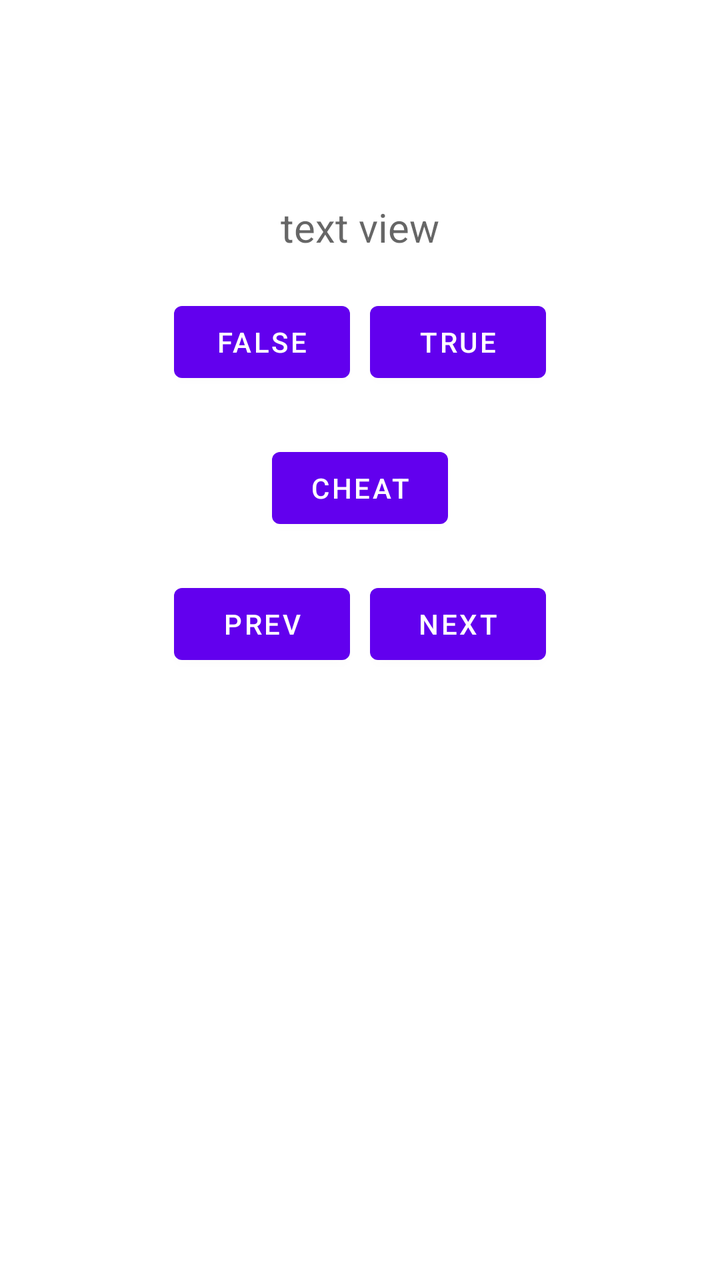
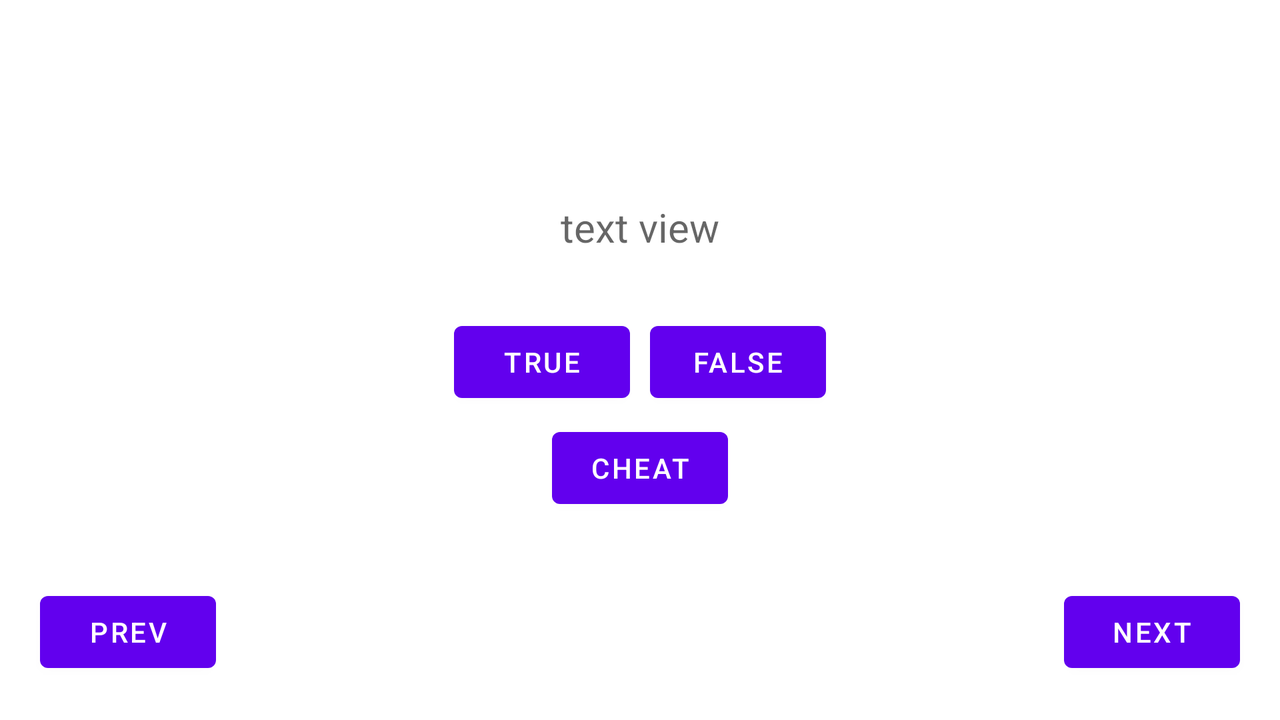

One screen, two layout resources from the same app: the default and the repository's alternative for another configuration. Each is rendered where Android would select it; the XML of both is given below.
<!-- AndroidManifest.xml: application theme Theme.Q1_refactor -->
<!-- res/layout/fragment_main.xml -->
<?xml version="1.0" encoding="utf-8"?>
<androidx.constraintlayout.widget.ConstraintLayout xmlns:android="http://schemas.android.com/apk/res/android"
    android:layout_width="match_parent"
    android:layout_height="match_parent"
    xmlns:app="http://schemas.android.com/apk/res-auto">

    <TextView
        android:layout_width="match_parent"
        android:layout_height="wrap_content"
        app:layout_constraintTop_toTopOf="parent"
        android:layout_marginTop="100dp"
        android:hint="text view"
        android:textAlignment="center"
        android:id="@+id/tv_quesion_main"
        android:textSize="20sp"/>

    <Button
        android:layout_width="wrap_content"
        android:layout_height="wrap_content"
        app:layout_constraintTop_toBottomOf="@id/tv_quesion_main"
        app:layout_constraintStart_toStartOf="parent"
        app:layout_constraintEnd_toStartOf="@id/btn_true"
        android:id="@+id/btn_false"
        android:text="False"
        app:layout_constraintHorizontal_chainStyle="packed"
        android:layout_marginRight="5dp"
        android:layout_marginTop="20dp"/>

    <Button
        android:layout_width="wrap_content"
        android:layout_height="wrap_content"
        app:layout_constraintTop_toBottomOf="@id/tv_quesion_main"
        app:layout_constraintEnd_toEndOf="parent"
        app:layout_constraintStart_toEndOf="@id/btn_false"
        android:id="@+id/btn_true"
        android:text="True"
        android:layout_marginLeft="5dp"
        android:layout_marginTop="20dp"/>

    <Button
        android:layout_width="wrap_content"
        android:layout_height="wrap_content"
        app:layout_constraintStart_toStartOf="parent"
        app:layout_constraintEnd_toEndOf="parent"
        app:layout_constraintTop_toBottomOf="@id/btn_true"
        android:layout_marginTop="25dp"
        android:text="Cheat"
        android:id="@+id/btn_cheat" />

    <Button
        android:layout_width="wrap_content"
        android:layout_height="wrap_content"
        app:layout_constraintTop_toBottomOf="@id/btn_cheat"
        app:layout_constraintStart_toStartOf="parent"
        app:layout_constraintEnd_toStartOf="@id/btn_next"
        android:id="@+id/btn_prev"
        android:text="Prev"
        app:layout_constraintHorizontal_chainStyle="packed"
        android:layout_marginRight="5dp"
        android:layout_marginTop="20dp"/>

    <Button
        android:layout_width="wrap_content"
        android:layout_height="wrap_content"
        app:layout_constraintTop_toBottomOf="@id/btn_cheat"
        app:layout_constraintEnd_toEndOf="parent"
        app:layout_constraintStart_toEndOf="@id/btn_prev"
        android:id="@+id/btn_next"
        android:text="Next"
        android:layout_marginLeft="5dp"
        android:layout_marginTop="20dp"/>



</androidx.constraintlayout.widget.ConstraintLayout>
<!-- resources referenced by this layout -->
<resources>
  <style name="Theme.Q1_refactor" parent="Theme.MaterialComponents.DayNight.DarkActionBar">
          
          <item name="colorPrimary">@color/purple_500</item>
          <item name="colorPrimaryVariant">@color/purple_700</item>
          <item name="colorOnPrimary">@color/white</item>
          
          <item name="colorSecondary">@color/teal_200</item>
          <item name="colorSecondaryVariant">@color/teal_700</item>
          <item name="colorOnSecondary">@color/black</item>
          
          <item name="android:statusBarColor" tools:targetApi="l">?attr/colorPrimaryVariant</item>
          
      </style>
</resources>
<!-- res/layout-land/fragment_main.xml (the repository's variant of the layout above) -->
<!-- drawn on the phone turned sideways -->
<?xml version="1.0" encoding="utf-8"?>
<androidx.constraintlayout.widget.ConstraintLayout xmlns:android="http://schemas.android.com/apk/res/android"
    android:layout_width="match_parent"
    android:layout_height="match_parent"
    xmlns:app="http://schemas.android.com/apk/res-auto">

    <TextView
        android:layout_width="match_parent"
        android:layout_height="wrap_content"
        app:layout_constraintTop_toTopOf="parent"
        android:layout_marginTop="100dp"
        android:hint="text view"
        android:textAlignment="center"
        android:id="@+id/tv_quesion_main"
        android:textSize="20sp"/>

    <Button
        android:layout_width="wrap_content"
        android:layout_height="wrap_content"
        app:layout_constraintTop_toBottomOf="@id/tv_quesion_main"
        app:layout_constraintStart_toStartOf="parent"
        app:layout_constraintEnd_toStartOf="@id/btn_false"
        android:id="@+id/btn_true"
        android:text="True"
        app:layout_constraintHorizontal_chainStyle="packed"
        android:layout_marginRight="5dp"
        android:layout_marginTop="30dp"/>

    <Button
        android:layout_width="wrap_content"
        android:layout_height="wrap_content"
        app:layout_constraintTop_toBottomOf="@id/tv_quesion_main"
        app:layout_constraintEnd_toEndOf="parent"
        app:layout_constraintStart_toEndOf="@id/btn_true"
        android:id="@+id/btn_false"
        android:text="False"
        android:layout_marginLeft="5dp"
        android:layout_marginTop="30dp"/>

    <Button
        android:layout_width="wrap_content"
        android:layout_height="wrap_content"
        app:layout_constraintStart_toStartOf="parent"
        app:layout_constraintEnd_toEndOf="parent"
        app:layout_constraintTop_toBottomOf="@id/btn_true"
        android:layout_marginTop="5dp"
        android:text="Cheat"
        android:id="@+id/btn_cheat" />

    <Button
        android:layout_width="wrap_content"
        android:layout_height="wrap_content"
        app:layout_constraintBottom_toBottomOf="parent"
        app:layout_constraintStart_toStartOf="parent"
        app:layout_constraintEnd_toStartOf="@id/btn_next"
        android:id="@+id/btn_prev"
        android:text="Prev"
        app:layout_constraintHorizontal_chainStyle="spread_inside"
        android:layout_marginRight="5dp"
        android:layout_margin="20dp"/>

    <Button
        android:layout_width="wrap_content"
        android:layout_height="wrap_content"
        app:layout_constraintBottom_toBottomOf="parent"
        app:layout_constraintEnd_toEndOf="parent"
        app:layout_constraintStart_toEndOf="@id/btn_prev"
        android:id="@+id/btn_next"
        android:text="Next"
        android:layout_marginLeft="5dp"
        android:layout_margin="20dp"/>



</androidx.constraintlayout.widget.ConstraintLayout>
